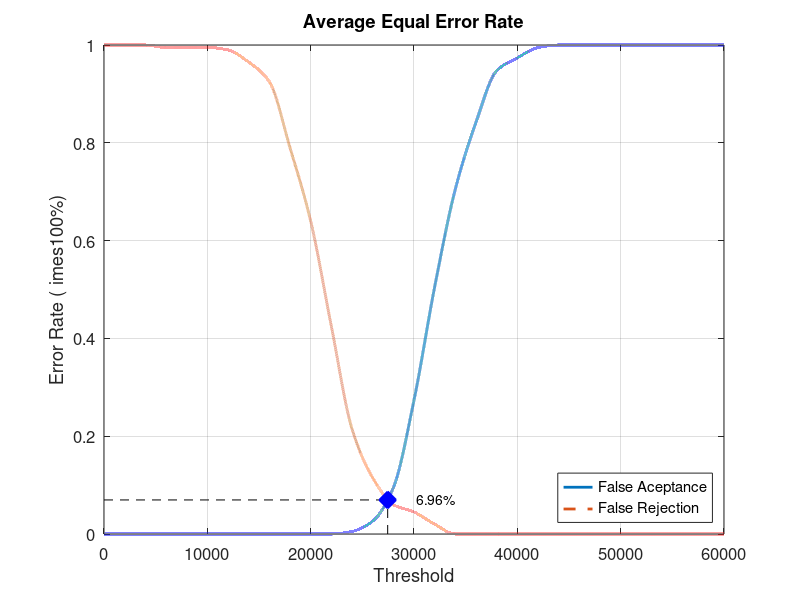
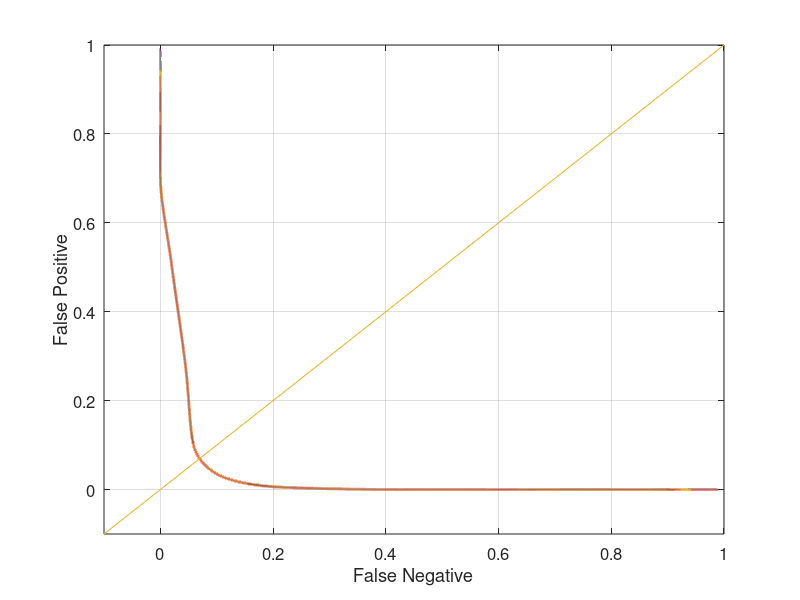

Write the MATLAB code that produced these figures, in order.
close all;
clear;
clc;
x = 0:2000:60000;
xq = 0:0.5:60000;

y0 = [0 0 0 0 0 0 0 0 0 0 0 0 0.00526316 0.0263158 0.0947368 0.273684 0.505263 0.705263 0.842105 0.947368 0.973684 0.994737 1 1 1 1 1 1 1 1 1]
yy0 = interp1(x, y0, xq, 'pchip');
y1 = [1 1 1 0.995 0.995 0.995 0.99 0.965 0.925 0.79 0.64 0.425 0.215 0.115 0.06 0.045 0.02 0 0 0 0 0 0 0 0 0 0 0 0 0 0]
yy1 = interp1(x, y1, xq, 'pchip');

% Calculating EER: 
y2 = abs(y0 - y1);
find(y2 == min(y2))
yy2 = abs(yy0 - yy1);
xEER = find(yy2 == min(yy2));
xEERIndex = xq(xEER) % X-axis EER
yEER = yy0(xEER) % Y-axis EER

main = figure
plot(xq, yy0,'-','LineWidth', 2);	hold on
plot(xq, yy1,'--','LineWidth', 2);	hold on
plot([xEERIndex xEERIndex], [0 yEER], 'k--');	hold on
plot([0 xEERIndex], [yEER yEER], 'k--');	hold on
plot(xEERIndex, yEER, 'bx', 'LineWidth', 10);	hold on
text(xEERIndex + 10 * xEERIndex / 100, yEER, [num2str(round((10000 * yEER)) / 100) '%'])
legend('False Aceptance', 'False Rejection', 'Location', 'SouthEast')
xlabel('Threshold')
ylabel('Error Rate (	imes100%)')
title('Average Equal Error Rate')
set(gca, 'FontSize', 12)
axis([0 60000 0 1])
grid on

print(main, 'Database3_1Main', '-dpng');
FNRxFPR = figure('Color', [1 1 1]);
plot(yy1, yy0, '-', yy1, yy0, 'LineWidth', 2);
hold on
y = -0.1:0.1:1
plot(y, y); 
set(gca, 'FontSize', 12)
xlabel('False Negative')
ylabel('False Positive')
axis([-0.1 1 -0.1 1])
set(gca, 'FontSize', 12)
grid on

print(FNRxFPR, 'Database3_1FNRxFPR','-dpng');
